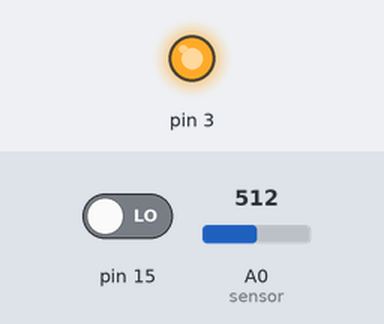
Bench run of a sketch on a simulated Arduino Uno, built with avr-gcc and run on an emulated ATmega328P. Parts: output pins drawn as LEDs (lit = HIGH). The test bench sets the inputs (shaded band); at power-on: pin 15 LOW, A0 (sensor) = 512. What the sketch prints to the serial monitor is not drawn.

Above: at 1.2 s.
1.3 s: pin 15 driven HIGH
At 2.4 s:
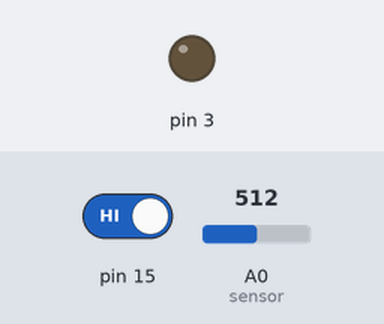
2.8 s: pin 15 driven LOW
At 3.9 s:
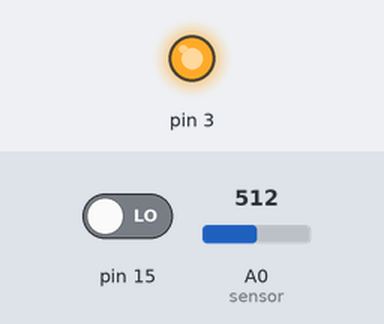
Timing chart, 0 to 5.8 s (numbered marks = the images above; inputs shaded):
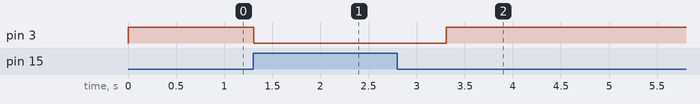

The sketch:

SoundDetection.ino
```cpp
void setup() {
  Serial.begin(9600);
  pinMode(3, OUTPUT);
}

void loop() {
  digitalWrite(3, HIGH);    // set the LED off
  int sensorValue = analogRead(A0); //Read the analog value of the sound sensor
  int digitalVlaue = digitalRead(15);
  Serial.println(sensorValue);//Print the analog value to serial monitor
  if(digitalVlaue){
  digitalWrite(3, LOW);   // If the digital value of the sound sensor is 1, set the LED on.
  delay(1000);              // wait for a second
 }
}
```

Measured:
- after the input at 1.3 s, pin 3: HIGH → LOW at once
- after the input at 2.8 s, pin 3: LOW → HIGH after 0.51 s
